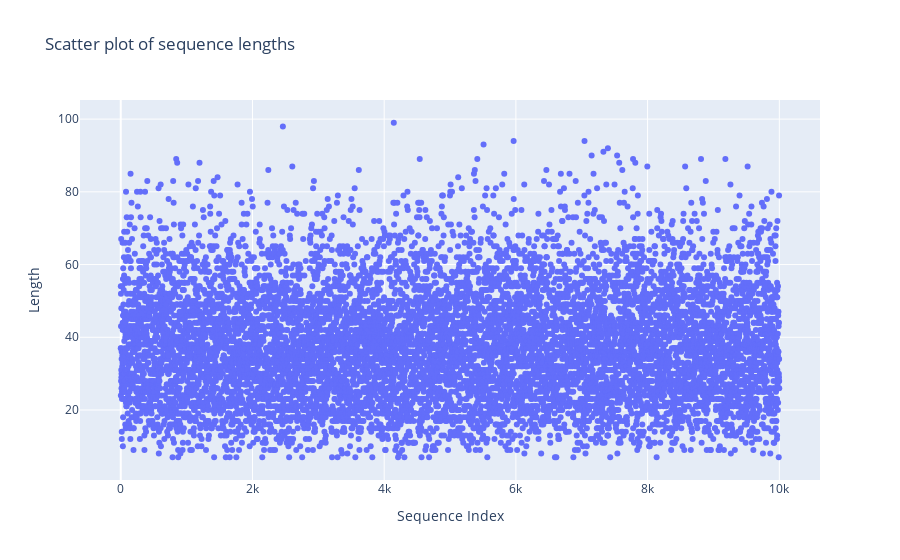

The notebook cell saved with this chart:
### Markdown cell above
### Plot length distribution

### Code cell
import plotly.express as px
import plotly.graph_objects as go


# scatter plot of sequence lengths
fig = go.Figure()
len_sequences = [len(sequence) for sequence in sequences]
fig.add_trace(go.Scatter(x=list(range(len(len_sequences))), y=len_sequences, mode='markers'))
fig.update_layout(title="Scatter plot of sequence lengths",
                  xaxis_title="Sequence Index",
                  yaxis_title="Length")
if show_image:
    fig.show()

### Figure 1 — Plotly figure (JSON) as saved in the notebook; plotly's stock layout.template omitted (floating-point values rounded to 4 significant figures; data arrays with more than 128 entries replaced by an {"elided": "..."} marker saying what was removed)
{"data": [{"mode": "markers", "type": "scatter", "x": {"elided": "10000 int values"}, "y": {"elided": "10000 int values"}}], "layout": {"title": {"text": "Scatter plot of sequence lengths"}, "xaxis": {"title": {"text": "Sequence Index"}}, "yaxis": {"title": {"text": "Length"}}}}
